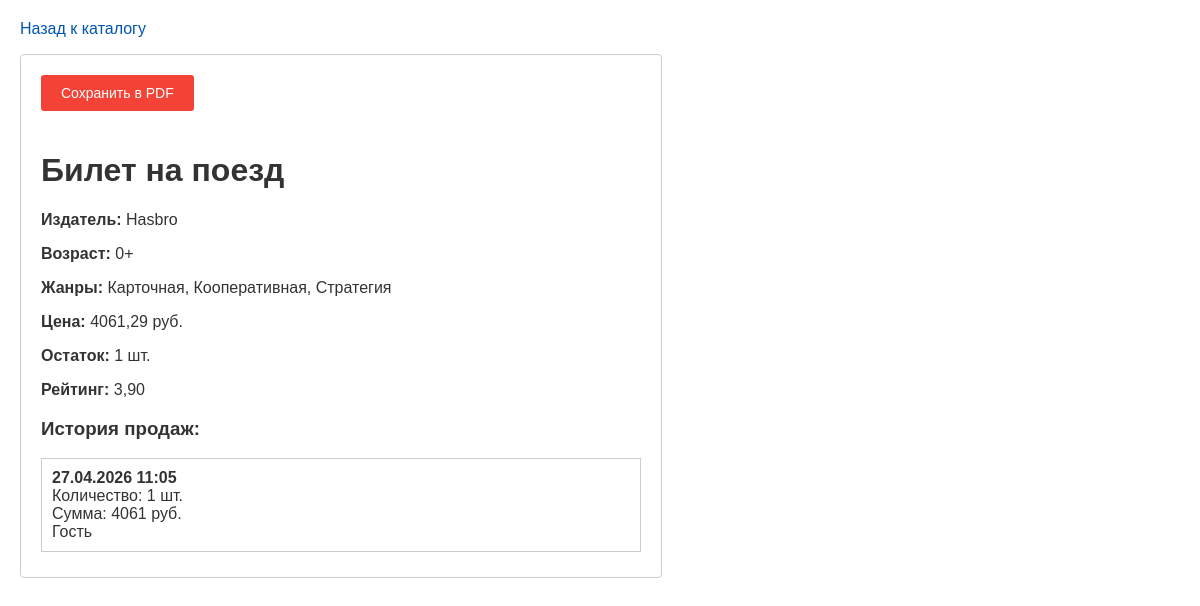
Page /game/27/ on the committed database.
### puzzlestore/models.py (models this page shows, shortened)
class BoardGame(models.Model):
    name = models.CharField(
        max_length=255,
        verbose_name="Название игры"
    )
    image = models.ImageField(
        upload_to='games/',
        blank=True,
        null=True,
        verbose_name="Изображение"
    )
    rules_file = models.FileField(
        upload_to='rules/',
        blank=True,
        null=True,
        verbose_name="Правила (PDF)",
        validators=[
            FileExtensionValidator(
                allowed_extensions=['pdf'],
                message='Файл правил должен быть в формате PDF'
            )
        ]
    )
    description = models.TextField(
        blank=True,
        null=True,
        verbose_name="Описание"
    )
    price = models.DecimalField(
        max_digits=10,
        decimal_places=2,
        verbose_name="Цена"
    )
    age_limit = models.ForeignKey(
        AgeLimit,
        on_delete=models.PROTECT,
        related_name='board_games',
        verbose_name="Возрастное ограничение"
    )
    publisher = models.ForeignKey(
        Publisher,
        on_delete=models.PROTECT,
        related_name='board_games',
        verbose_name="Издатель"
    )
    genres = models.ManyToManyField(
        Genre,
        verbose_name="Жанры",
        related_name='board_games'
    )
    creators = models.ManyToManyField(
        Creator,
        through='BoardGameCreator',
        through_fields=('game', 'creator'),
        verbose_name="Создатели",
        related_name='board_games'
    )
    current_stock = models.PositiveIntegerField(
        default=0,
        verbose_name="Текущий остаток на складе"
    )
    rating_avg = models.DecimalField(
        max_digits=3,
        decimal_places=2,
        blank=True,
        null=True,
        verbose_name="Средний рейтинг"
    )
    created_at = models.DateTimeField(
        auto_now_add=True,
        verbose_name="Дата добавления"
    )
    objects = BoardGameManager()
    class Meta:
        verbose_name = "Настольная игра"
        verbose_name_plural = "Настольные игры"
        ordering = ['-created_at']

class Publisher(models.Model):
    name = models.CharField(
        max_length=255,
        unique=True,
        verbose_name="Название издателя"
    )
    website = models.URLField(
        blank=True,
        null=True,
        verbose_name="Сайт издателя"
    )
    class Meta:
        verbose_name = "Издатель"
        verbose_name_plural = "Издатели"
        ordering = ['name']

class AgeLimit(models.Model):
    name = models.CharField(
        max_length=10,
        verbose_name="Название ограничения"
    )
    value = models.PositiveSmallIntegerField(
        verbose_name="Минимальный возраст"
    )
    class Meta:
        verbose_name = "Возрастное ограничение"
        verbose_name_plural = "Возрастные ограничения"
        ordering = ['value']

class Genre(models.Model):
    name = models.CharField(
        max_length=100,
        unique=True,
        verbose_name="Название жанра"
    )
    class Meta:
        verbose_name = "Жанр"
        verbose_name_plural = "Жанры"
        ordering = ['name']

class Sale(models.Model):
    STATUS_CHOICES = [
        ('new', 'Новый'),
        ('paid', 'Оплачен'),
        ('shipped', 'Отправлен'),
        ('delivered', 'Доставлен'),
        ('cancelled', 'Отменён'),
    ]
    game = models.ForeignKey(
        BoardGame,
        on_delete=models.PROTECT,
        related_name='sales',
        verbose_name="Игра"
    )
    quantity = models.PositiveIntegerField(
        verbose_name="Количество"
    )
    unit_price = models.DecimalField(
        max_digits=10,
        decimal_places=2,
        verbose_name="Цена продажи за единицу"
    )
    sale_date = models.DateTimeField(
        default=timezone.now,
        verbose_name="Дата продажи"
    )
    user = models.ForeignKey(
        User,
        on_delete=models.SET_NULL,
        blank=True,
        null=True,
        related_name='purchases',
        verbose_name="Покупатель"
    )
    status = models.CharField(
        max_length=20,
        choices=STATUS_CHOICES,
        default='new',
        verbose_name="Статус"
    )
    class Meta:
        verbose_name = "Продажа"
        verbose_name_plural = "Продажи"
        ordering = ['-sale_date']

### puzzlestore/views.py (the view)
# urls.py: path('game/<int:pk>/', views.game_detail, name='game_detail'),
def game_detail(request, pk):
    game = get_object_or_404(
        BoardGame.objects.select_related('publisher', 'age_limit'),
        pk=pk
    )
    sales = game.sales.select_related('user').all()
    creators = game.creators.all()
    genres = game.genres.all()
    context = {
        'game': game,
        'sales': sales,
        'creators': creators,
        'genres': genres,
    }
    return render(request, 'puzzlestore/game_detail.html', context)

### puzzlestore/templates/puzzlestore/game_detail.html (shortened to what this page needs)
<!DOCTYPE html>
<html>
<head>
</head>
<body>
    <p class="no-print"><a href="{% url 'puzzlestore:catalog' %}">Назад к каталогу</a></p>
    <div class="card">
        <button class="btn-print no-print" onclick="window.print()">
            Сохранить в PDF
        </button>
        <h1>{{ game.name }}</h1>
        <p><span class="label">Издатель:</span> {{ game.publisher.name }}</p>
        <p><span class="label">Возраст:</span> {{ game.age_limit.name }}</p>
        <p><span class="label">Жанры:</span>
            {% for genre in game.genres.all %}
                {{ genre.name }}{% if not forloop.last %}, {% endif %}
            {% endfor %}
        </p>
        <p><span class="label">Цена:</span> {{ game.price }} руб.</p>
        <p><span class="label">Остаток:</span> {{ game.current_stock }} шт.</p>
        <p><span class="label">Рейтинг:</span> {{ game.rating_avg|default:"—" }}</p>
        <h3>История продаж:</h3>
        {% for sale in sales %}
        <div class="sale">
            <strong>{{ sale.sale_date|date:"d.m.Y H:i" }}</strong><br>
            Количество: {{ sale.quantity }} шт.<br>
            Сумма: {{ sale.unit_price|add:0 }} руб.<br>
            {% if sale.user %}Покупатель: {{ sale.user.username }}{% else %}Гость{% endif %}
        </div>
        {% empty %}
        <p>Продаж пока нет</p>
        {% endfor %}
    </div>
</body>
</html>

### puzzlestore/templates/puzzlestore/game_detail.html (style rules this page uses)
body { font-family: Arial, sans-serif; margin: 20px; color: #333; }
.card { border: 1px solid #ccc; padding: 20px; border-radius: 4px; max-width: 600px; }
.label { font-weight: bold; }
.sale { border: 1px solid #ccc; padding: 10px; margin: 5px 0; }
a { color: #0056b3; text-decoration: none; }
.btn-print { background-color: #f44336; color: white; padding: 10px 20px; border: none; border-radius: 3px; cursor: pointer; font-size: 14px; margin-bottom: 20px; }

### rows in the picture
BoardGame: name "Билет на поезд", publisher.name "Hasbro", age_limit.name "0+", price "4061,29", current_stock "1", rating_avg "3,90"
Genre: name "Карточная"
Genre: name "Кооперативная"
Genre: name "Стратегия"
Sale: sale_date "27.04.2026 11:05", quantity "1", unit_price|add "4061", shows "Гость"
